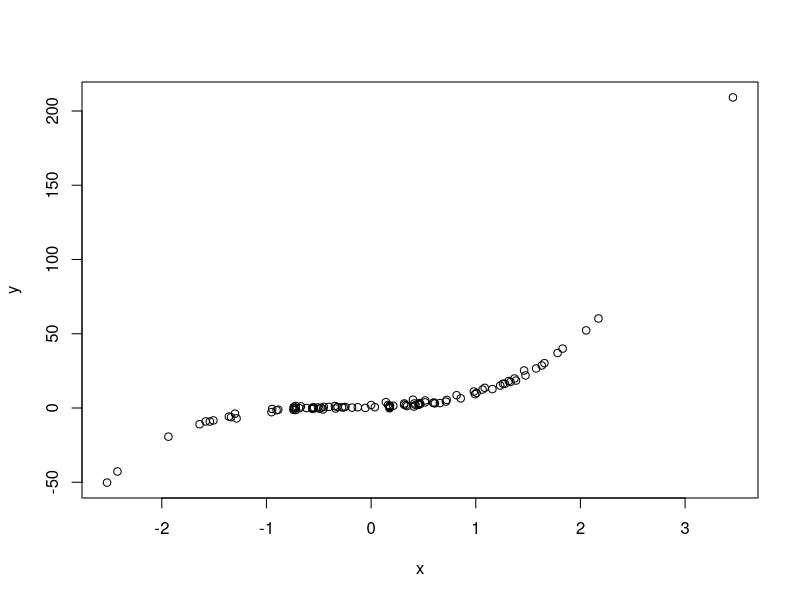
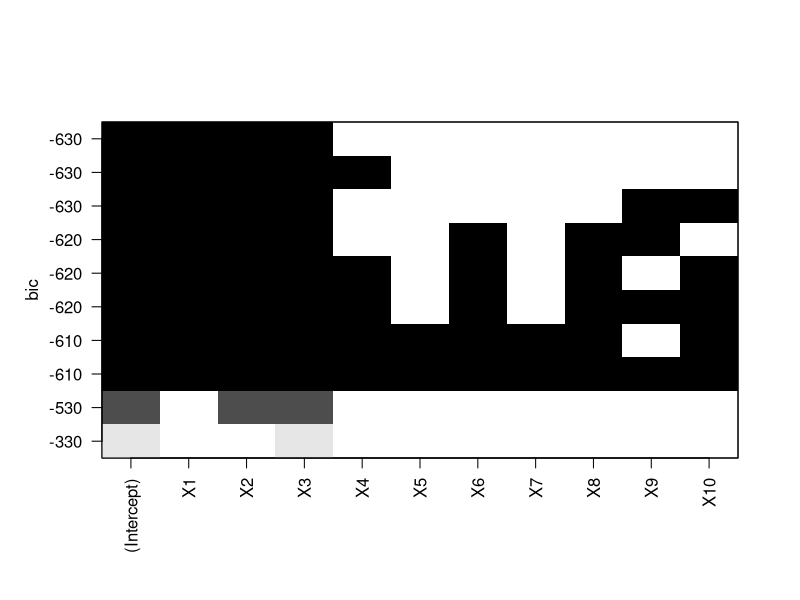
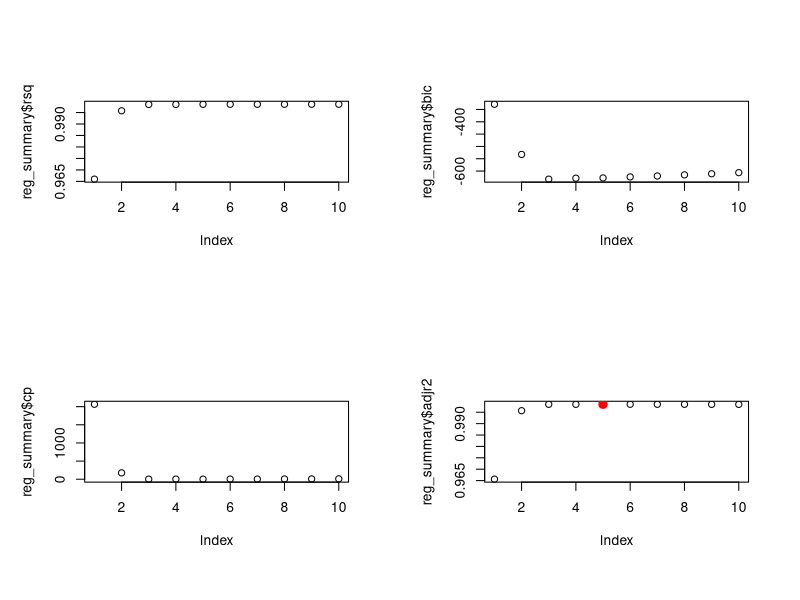
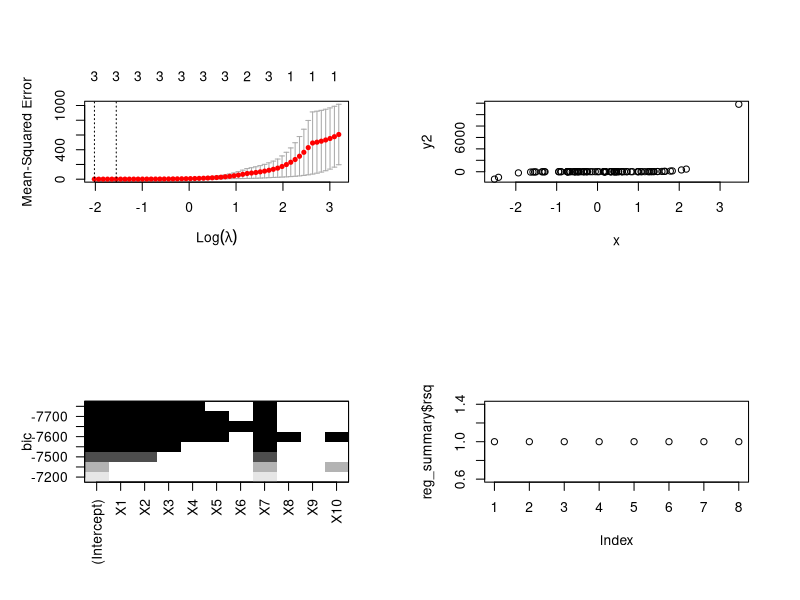
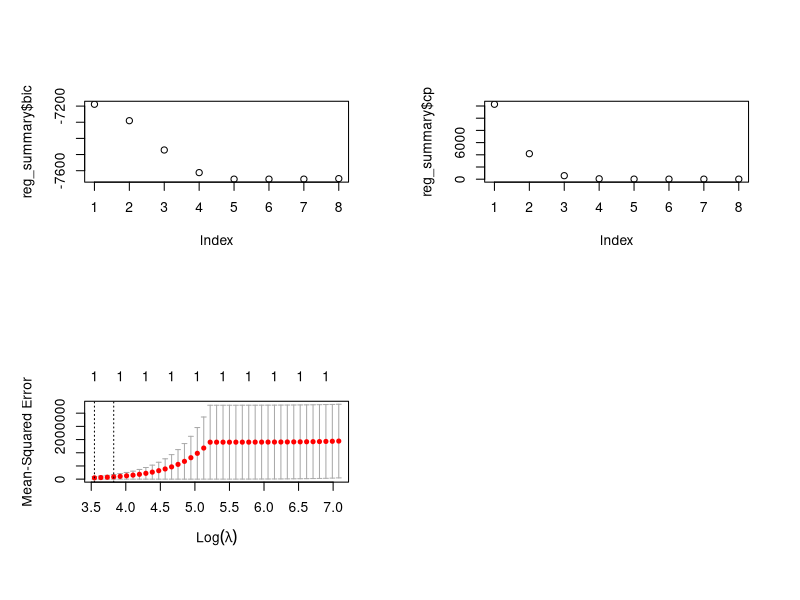

R code for these plots, in order:
# In this problem we will generate simulated data and use that to perform the best susbset selection.

## a)
# Use the rnorm() to generate predictor X of length n=100 and also noise of e of length 100
x = rnorm(n = 100)
eps = rnorm(n = 100)
length(x)
length(eps)

## b)
# Generate response vector Y of length n = 100 with the model below
y = 1 + 2*x + 3*x^2 + 4*x^3 + eps
plot(x,y)

## c)
# Use the regsubsets to perform the ebst subset selection with predictors from x^1 to x^10
# What is best model obtained according to Cp, BIC and adjsuted R^2

# Adding regsubsets library to this, which is inside the library called leaps
library(leaps)

# We have to create a dataframe from x^1 to x^10
xfull = poly(x = x,degree = 10,raw = T)

# making a dataframe of y and x
datahere = data.frame(y,xfull)

# Fitting the regsubsets model
reg_model = regsubsets(y~.,data = datahere,nvmax = 10)
reg_model
plot(reg_model)
?regsubsets

reg_summary = summary(reg_model)
reg_summary
reg_summary$rsq

# Creating a grid of 2x2
par(mfrow = c(2,2))

# Plotting for each of the type of indicators we consider to select model
plot(reg_summary$rsq)
plot(reg_summary$bic)
plot(reg_summary$cp)
plot(reg_summary$adjr2)

maxpointnumber_adjrsq = which.max(reg_summary$adjr2)
maxpointnumber_adjrsq
minpointnumber_cp = which.min(reg_summary$cp)
minpointnumber_cp
minpointnumber_bic = which.min(reg_summary$bic)
minpointnumber_bic
points(maxpointnumber_adjrsq, reg_summary$adjr2[maxpointnumber_adjrsq], col="red", cex=2, pch=20)

# According to bic and cp indexes we have these at the lowest for index equal to 3
# So lets get the coefficients of the model where we have 3 predictors,which is meant by 3 above.
coef(reg_model,3)
coef(reg_model,minpointnumber_cp)
coef(reg_model,maxpointnumber_adjrsq)

## d)
# Now using the backward and forward selection for selecting the model predictors
# For specifying the backward and forward selection we just hve to add another argument in regsubsets
?regsubsets

reg_model_forward = regsubsets(y~.,data = datahere,nvmax = 10,method = "forward")
reg_sumamry_forward = summary(reg_model_forward)

maxpointnumber_adjrsq = which.max(reg_sumamry_forward$adjr2)
maxpointnumber_adjrsq

minpointnumber_bic = which.min(reg_sumamry_forward$bic)
minpointnumber_bic

minpointnumber_cp = which.min(reg_sumamry_forward$cp)
minpointnumber_cp

coef(reg_model_forward,maxpointnumber_adjrsq)
coef(reg_model_forward,minpointnumber_bic)
coef(reg_model_forward,minpointnumber_cp)

# Now using the backward selection method to fit the model and doing the same process again.
reg_model_backward = regsubsets(y~.,data = datahere,nvmax = 10,method = "backward")
reg_summary_backward = summary(reg_model_backward)

maxpointnumber_adjrsq = which.max(reg_summary_backward$adjr2)
maxpointnumber_adjrsq

minpointnumber_bic = which.min(reg_summary_backward$bic)
minpointnumber_bic

minpointnumber_cp = which.min(reg_summary_backward$cp)
minpointnumber_cp

coef(reg_model_backward,maxpointnumber_adjrsq)
coef(reg_model_backward,minpointnumber_bic)
coef(reg_model_backward,minpointnumber_cp)

## As we can observe all the three method resulted in the same value and number of coefficietns that
##  we can select. So the way of seleciton of predictors have no infleunce in the selection of
##  predcitors and the numbe r of predictors

## e)
# Fitting the lasso model to the simualated model. using the same data.
# Using the cross validation now , not the validation model.
# Also select the best lambda based on the best value from the cross validation
library(glmnet)
typeof(xfull)
?model.matrix

lambda_seq = 10^seq(10,-2,length.out = 100)

## Using cv.glmnet to fit a 10 fold CV with this sequence of lambda values
#   We can either use the lambda sequence or it will be generated by default
lasso_model = cv.glmnet(x = xfull,y = y,alpha = 1)
lasso_model$lambda

lasso_model
plot(lasso_model)

best_lambda = lasso_model$lambda.min
best_lambda

# The predictions value of responses for this beest value of lambda is :
#   If we want to get predicitons of coefficients rather than the response, we have to include another
#     argument inside the predict model which is type = "coefficients" which will be an extra
#     argument passed on to the lasso_model.
lasso_pred = predict(object = lasso_model,newx = xfull,s = best_lambda)
lasso_pred

mean((y - lasso_pred)^2)

# Coefficients of the lasso model we have developed and these coefficients are  for the best model.
lasso_coeff = predict(object = lasso_model,newx = xfull,s = best_lambda,type = "coefficients")
lasso_coeff[,1]

# The coefficients obtained are very close to the actual values which are 1, 2,3 ,4
# Here we have obtained : .98,1.88,3.01,4.01 which are really close to the actual values


## f)
# Generating another response vector y2 which will be like this
y2 = 1+2*x^7

plot(x,y2)

# Creating a full vector of x upto having 10 polynomials
xfull = poly(x = x,degree = 10,raw = T)

# Creating dataframe with response and the data
datahere = data.frame(y2,xfull)

###
# Fitting by subset selection
reg_model = regsubsets(y2~.,data = datahere)

summary(reg_model)
plot(reg_model)

reg_summary = summary(reg_model)

plot(reg_summary$rsq)

plot(reg_summary$bic)

plot(reg_summary$cp)

minpointnumber_bic = which.min(reg_summary$bic)
minpointnumber_bic

minpointnumber_cp = which.min(reg_summary$cp)
minpointnumber_cp

maxpointnumber_adjrsq = which.max(reg_summary$rsq)
maxpointnumber_adjrsq

coef(reg_model,minpointnumber_bic)
coef(reg_model,minpointnumber_cp)
coef(reg_model,maxpointnumber_adjrsq)

# All the coefficients predicted here are very close to the actual model
#   Particularicly fo rthis adjrsq, we have best coefficients which are actually exact.
#   Rest of BIC and CP gave good results too




##
# Predicting by using lasso method with 10 fold cross validation
lasso_model = cv.glmnet(x = xfull,y = y2,alpha = 1)
lasso_model

summary(lasso_model)
plot(lasso_model)

# lasso model by default gives us the best lambda where we get the lowest MSEP
#   We can use this by calling it using $ and then calling lambda.min
best_lambda = lasso_model$lambda.min
best_lambda

# As in lasso we have to predict coefficients by taking the best lambda value and then
#   asking it to predic the coefficients by giving argument "type = "coefficients""
# We can also ask it to predict just the responses if we dont give that argument and give the
#   x data.
lasso_coeff = predict(lasso_model,s = best_lambda,type = "coefficients")
lasso_coeff[,1]

# lasso coefficients has predicted an extra for 5th power of x which is not present in our actual
#   function.
# However the predictions of the coefficients are very close.
